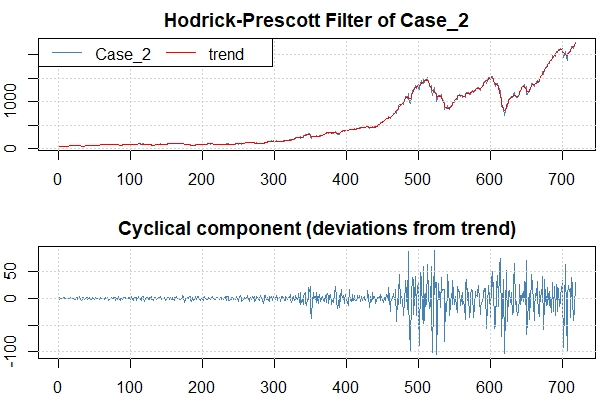

Generate this figure with R:
library(mFilter)

# Case 2 - Closing Price of the SP500

sp500_31 = scan('sp500_31Dec59-30Dec16.txt')
# To shorten the operation time, 1/20 of the data is used.
sp500_31_0.1 = sp500_31[seq(1, length(sp500_31), 20)]
Case_2 = ts(sp500_31_0.1)
plot(Case_2, xlab = 'Time', ylab = 'Closing Price of
     the SP500')

# Apply the HP filter

Case_2.hp = hpfilter(Case_2)
plot(Case_2.hp)
